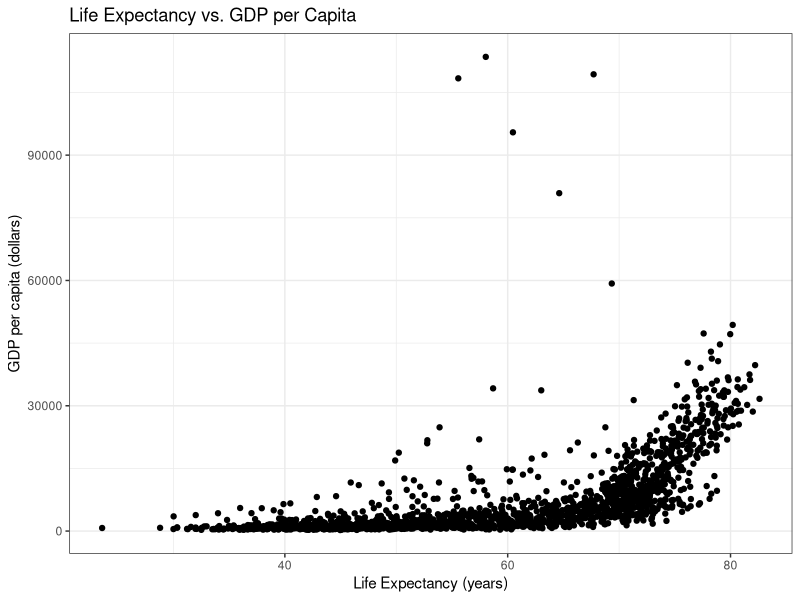
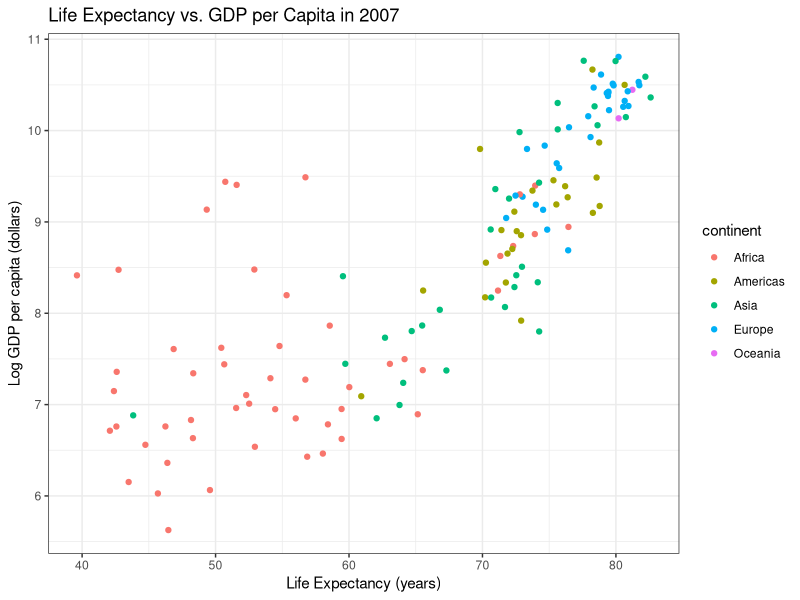

Write R code to recreate these figures, in order.
##  Solutions to R Fundamentals Pilot - Part 4 of 4

## Challenge 1: Reading in data ----
# Load in data/gapminder.csv using the read.csv() function from earlier workshops and assign it to the object gap.
gap <- read.csv("./data/gapminder.csv")


## Challenge 2:  Summary statistics ----
# What is the average life expectancy in our data? How much does life expectancy range?

# average life expectancy 
mean(gap$lifeExp)

# range of life expectancy 
summary(gap$lifeExp)


## Challenge 4: Create a scatter plot ----
# Create a scatter plot that shows the relationship between lifeExp and gdpPercap . Start with a "simple" plot using geom_point(). Then think about edits you could make to the plot that might make it easier to read. For example, changing the x and y axis, adding a title, coloring the points by a certain grouping etc.

# make sure tidyverse is loaded in 
library(tidyverse)

# simple plot
gap %>%
  # set the x and y axis
  ggplot(aes(x = lifeExp, y = gdpPercap)) +
  # make a scatter plot
  geom_point() +
  # add a y axis and x axis title
  xlab("Life Expectancy (years)") +
  ylab("GDP per capita (dollars)") +
  # add a title
  ggtitle("Life Expectancy vs. GDP per Capita") +
  # add a theme
  theme_bw() 


# more detailed plot 
# - limit to 2007
# - color points by continent 
# - log the GDP per capita to make the scale easier to read
gap %>%
  filter(year == 2007) %>%
  # set the x and y axis
  ggplot(aes(x = lifeExp, y = log(gdpPercap), color = continent)) +
  # make a scatter plot
  geom_point() +
  # add a y axis and x axis title
  xlab("Life Expectancy (years)") +
  ylab("Log GDP per capita (dollars)") +
  # add a title
  ggtitle("Life Expectancy vs. GDP per Capita in 2007") +
  # add a theme
  theme_bw() 



## Challenge 5: Write a custom function ----
# Write a function that filters the gap data set to a specific year. Then estimate the average GDP per capita in that year. Make your function so you can input a different year and the functions outputs the average GDP per capita for that year. Use the code above as a template.

GDP_byyear <- function(yr){
  
  # function to return average GDP per capita in year yr
  # yr = year, number
  
  # limit to specific year
  gap_subset <- gap %>%
    filter(year == yr)
  
  # save the mean GDP per capita for that year
  # b/c gdpPercap has some missing values in, make sure to remove missing from mean()
  gdp_mean <- mean(gap_subset$gdpPercap, na.rm = T)
  
  # return the life expectancy
  return(paste0("The average GDP per capita in ", yr, " is ", gdp_mean))
  
}

# what years do we have?
unique(gap$year)

# call the function for some years
GDP_byyear(2007)
GDP_byyear(1982)
GDP_byyear(1957)

